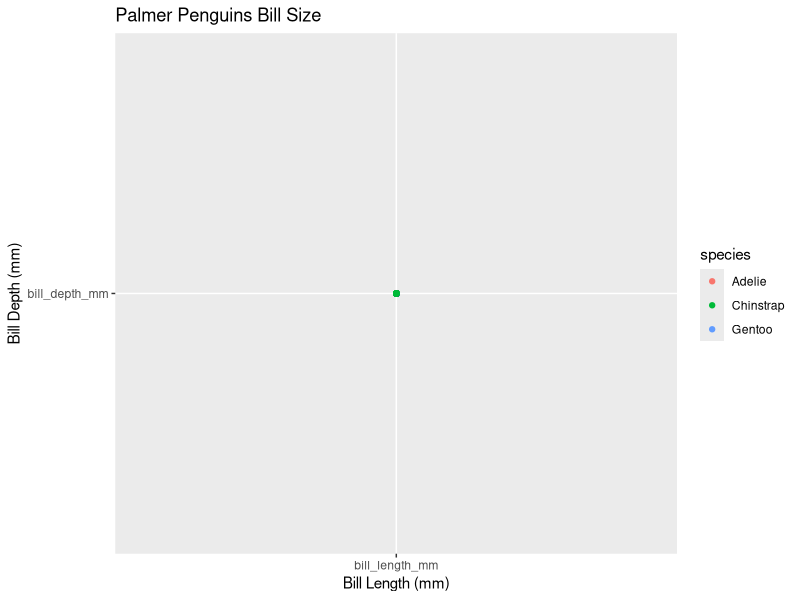

Reproduce this figure in R.
## ---- chunk 1
library(tidyverse)
library(palmerpenguins)
## ---- chunk 2
fx = expression(x ^ 2)
der_fx = deriv(fx, 'x')
## ---- chunk 3
x <- 3
eval(der_fx)
## ---- chunk 4
Pa = expression(2 * (3 * a + 2)^ 4)
der_Pa = deriv(Pa, 'a')
## ---- chunk 5
a <- 1.2
eval(der_Pa)
## ---- chunk 6
library(tidyverse)
library(palmerpenguins)
## ---- chunk 7
view(penguins)
## ---- chunk 8
ggplot(data = penguins, aes(x = "bill_length_mm", 
                            y = "bill_depth_mm")) +
  geom_point(aes(color = species)) +
  labs(x = "Bill Length (mm)",
       y = "Bill Depth (mm)",
       title = "Palmer Penguins Bill Size") 
